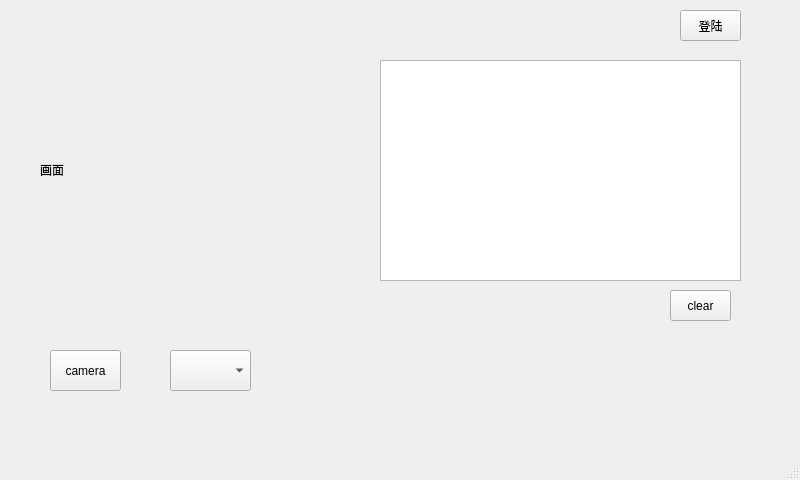
<?xml version="1.0" encoding="UTF-8"?>
<ui version="4.0">
 <class>MainWindow</class>
 <widget class="QMainWindow" name="MainWindow">
  <property name="geometry">
   <rect>
    <x>0</x>
    <y>0</y>
    <width>800</width>
    <height>480</height>
   </rect>
  </property>
  <property name="windowTitle">
   <string>MainWindow</string>
  </property>
  <widget class="QWidget" name="centralwidget">
   <widget class="QPushButton" name="pushButton_admi">
    <property name="geometry">
     <rect>
      <x>680</x>
      <y>10</y>
      <width>61</width>
      <height>31</height>
     </rect>
    </property>
    <property name="text">
     <string>登陆</string>
    </property>
   </widget>
   <widget class="QLabel" name="label_cam">
    <property name="geometry">
     <rect>
      <x>40</x>
      <y>20</y>
      <width>300</width>
      <height>300</height>
     </rect>
    </property>
    <property name="text">
     <string>画面</string>
    </property>
   </widget>
   <widget class="QTextBrowser" name="textBrowser">
    <property name="geometry">
     <rect>
      <x>380</x>
      <y>60</y>
      <width>361</width>
      <height>221</height>
     </rect>
    </property>
   </widget>
   <widget class="QPushButton" name="pushButton">
    <property name="geometry">
     <rect>
      <x>50</x>
      <y>350</y>
      <width>71</width>
      <height>41</height>
     </rect>
    </property>
    <property name="text">
     <string>camera</string>
    </property>
   </widget>
   <widget class="QLabel" name="label_time">
    <property name="geometry">
     <rect>
      <x>390</x>
      <y>10</y>
      <width>201</width>
      <height>31</height>
     </rect>
    </property>
    <property name="text">
     <string/>
    </property>
   </widget>
   <widget class="QPushButton" name="pushButton_admi_2">
    <property name="geometry">
     <rect>
      <x>670</x>
      <y>290</y>
      <width>61</width>
      <height>31</height>
     </rect>
    </property>
    <property name="text">
     <string>clear</string>
    </property>
   </widget>
   <widget class="QComboBox" name="comboBox">
    <property name="geometry">
     <rect>
      <x>170</x>
      <y>350</y>
      <width>81</width>
      <height>41</height>
     </rect>
    </property>
   </widget>
  </widget>
  <widget class="QMenuBar" name="menubar">
   <property name="geometry">
    <rect>
     <x>0</x>
     <y>0</y>
     <width>800</width>
     <height>28</height>
    </rect>
   </property>
  </widget>
  <widget class="QStatusBar" name="statusbar"/>
 </widget>
 <resources/>
 <connections/>
</ui>
